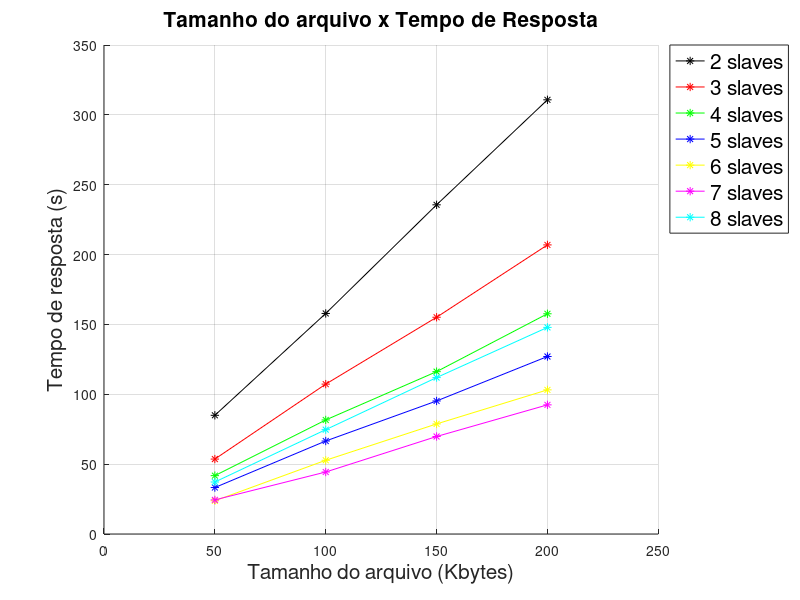

Write MATLAB code to recreate this figure.
tamanhoDoArquivo = [50, 100, 150, 200];
tempoDeResposta2 = [84.957784782, 157.855352618, 235.610801559, 310.771303306];
tempoDeResposta3 = [53.629465838, 107.277532968, 155.136252361, 206.92171052];
tempoDeResposta4 = [41.771415792, 81.631810439, 116.209738053, 157.632811493];
tempoDeResposta5 = [33.259863053, 66.563453374, 95.230252173, 127.042588211];
tempoDeResposta6 = [23.769999111, 52.781828282, 78.780630861, 103.170493429];
tempoDeResposta7 = [24.419383026, 44.372432075, 69.786462304, 92.437961267];
tempoDeResposta8 = [37.213903426, 74.683059492, 111.962949976, 147.880599745];

hold on;

plot(tamanhoDoArquivo, tempoDeResposta2, "*-r", "color", "k");
plot(tamanhoDoArquivo, tempoDeResposta3, "*-r", "color", "r");
plot(tamanhoDoArquivo, tempoDeResposta4, "*-r", "color", "g");
plot(tamanhoDoArquivo, tempoDeResposta5, "*-r", "color", "b");
plot(tamanhoDoArquivo, tempoDeResposta6, "*-r", "color", "y");
plot(tamanhoDoArquivo, tempoDeResposta7, "*-r", "color", "m");
plot(tamanhoDoArquivo, tempoDeResposta8, "*-r", "color", "c");


xlabel("Tamanho do arquivo (Kbytes)", "fontsize", 15);
ylabel("Tempo de resposta (s)", "fontsize", 15);
title("Tamanho do arquivo x Tempo de Resposta", "fontsize", 15);

h = legend("2 slaves", "3 slaves", "4 slaves", "5 slaves", "6 slaves", "7 slaves", "8 slaves");
legend (h, "location", "northeastoutside");
set (h, "fontsize", 15);

axis([0, 250]);

grid on;

hold off;

# epsfilename = "graficoTamArquivoXtempoResposta";
# print(epsfilename, '-depsc2');
